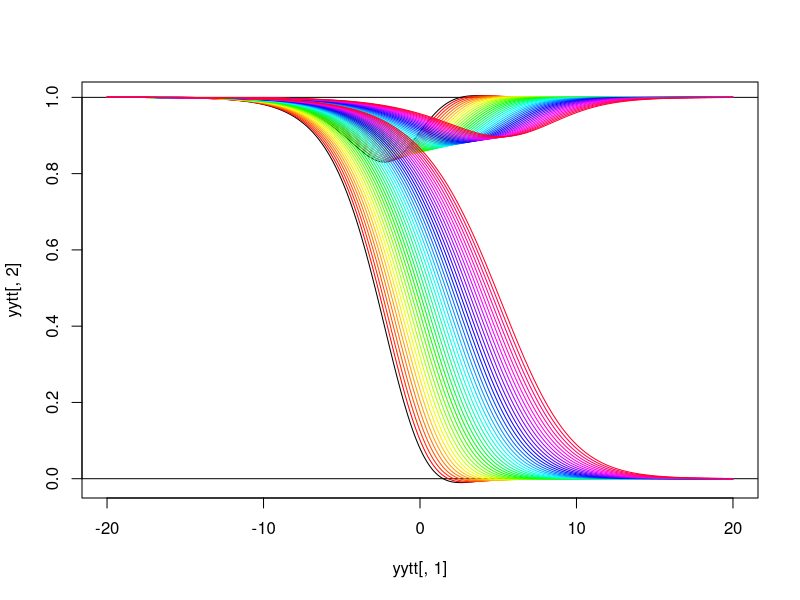
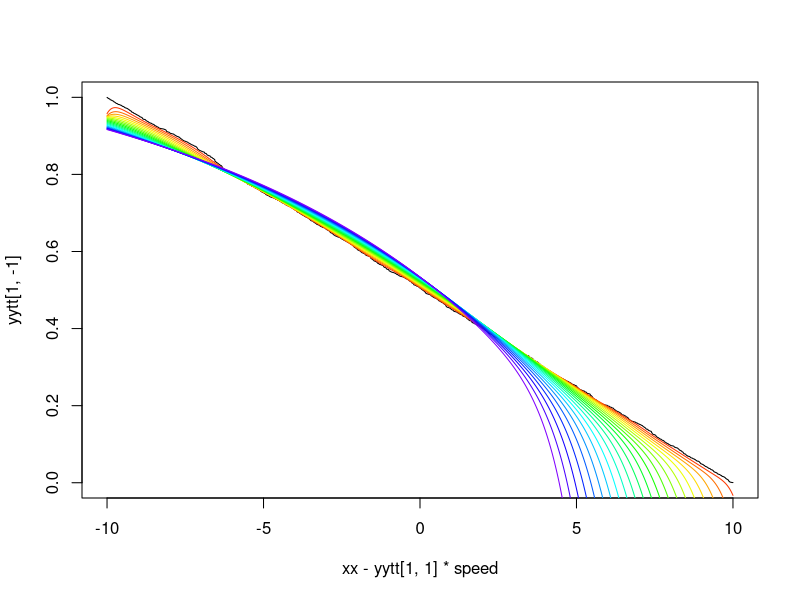

Source code (R) for these figures, in order: (Note: this script raises an error after producing the figures.)
require(deSolve)

stationaryPhi <- function (t,y,parms,...) {
    # solving the ODE for the stationary wave front
    #   -v f' = f'' + f(1-f)
    #   so here y = c(f,f')
    yp <- y[2]
    ypp <- - parms$v * y[2] - y[1]*(1-y[1])
    return( list( c(yp,ypp) ) )
}

# intital value is approximately (1+t*exp(t),(1+t)*exp(t)) for large negative t
#  yinit <- c(1+min(tt)*exp(min(tt)),100*(1+min(tt))*exp(min(tt)))
# or phi' \approx (1-phi)/v
tt <- (-2000:2000)/100
eps <- .0001
veps <- 0
yinit <- c(1-eps,-eps/sqrt(2))
yytt <- lsoda(y=yinit, times=tt, func=stationaryPhi, parms=list(v=sqrt(2)+veps) )   # dips below zero.  speed not great enough??
plot(yytt[,1], yytt[,2],type="l") 
lines(yytt[,1],yytt[,3]+1)
abline(h=c(0,1))
vepsvals <- (1:40)/40
vepscols <- rainbow(length(vepsvals))
miny <- rep(NA,length(vepsvals))
for (k in 1:length(vepsvals)) {
    yytt <- lsoda(y=yinit, times=tt, func=stationaryPhi, parms=list(v=sqrt(2)+vepsvals[k]) )
    miny[k] <- min(yytt[,2])
    lines(yytt[,1], yytt[,2],col=vepscols[k])
    lines(yytt[,1],yytt[,3]+1,col=vepscols[k])
}
veps <- min(vepsvals[miny>0]) # like 0.5 !?!

vEst <- sqrt(2)+veps
phiEst <- lsoda(y=yinit, times=tt, func=stationaryPhi, parms=list(v=vEst))

####
# try dynamic version

dynamicPhi <- function(t,y,parms,xx,dx) {
    # solving the PDE
    # and waiting for stationarity
    #   d/dt y = v y' + y'' + y (1-y)
    #  here y is the vector phi(xx)
    #  and yp is the vector phi'(xx)
    n <- length(xx)
    # dx <- diff(xx)  # length n-1
    dy <- diff(y)/dx  # length n-1
    # f'(x) approx ( (b/a+b) (f(x+a)-f(x))/a + (a/a+b) (f(x)-f(x-b))/b )
    yp <- c(dy[1], (dx[-1]*dy[-(n-1)]+dx[-(n-1)]*dy[-1])/(dx[-1]+dx[-(n-1)]) , dy[n-1])  # length n
    # and f''(x) approx 2 * ( (f(x+a)-f(x))/a - (f(x)-f(x-b))/b ) / (a+b)
    dyp <- diff(yp)/dx
    ypp <- c(dyp[1], (dx[-1]*dyp[-(n-1)]+dx[-(n-1)]*dyp[-1])/(dx[-1]+dx[-(n-1)]) , dyp[n-1])
    z <- parms$v * yp + ypp + y*(1-y)
    # if (any(abs(z)>10)) { browser() }
    return( list( z ) )
}

xx <- (-1000:1000)/100
dx <- diff(xx)
yinit <- (1-tanh(xx/2))/2
yinit <- sort(runif(length(xx)),decr=TRUE)
v <- 4
yytt <- ode.1D(yinit,(1:100)/20,dynamicPhi,parms=list(v=v),nspec=1,dimens=length(yinit),xx=xx, dx=dx, maxsteps=50000, atol=0 )

speed <- 0
plot( xx-yytt[1,1]*speed, yytt[1,-1], type="l" )
for (k in 2:(dim(yytt)[1]-1)) { lines(xx-yytt[k,1]*speed,yytt[k,-1],col=rainbow(dim(yytt)[1]+5)[k]) }


### useful for debugging
ggg <- function () {
   with( parent.frame(), {
     ylims <- range(c(y,yp,ypp)); plot(xx,y,ylim=ylims)
     points(xx,yp,col="red")
     points(xx,ypp,col="green")
   } )
}
trace(dynamicPhi,exit=ggg)


### PROBLEMS ABOVE. with boundary conditions?

logitPhi <- function(t,y,parms,xx,dx) {
    # solving the PDE
    # and waiting for stationarity
    #   d/dt y = v y' + y'' + y (1-y)
    #  here y is the vector phi(xx)
    #  and yp is the vector phi'(xx)
    ## Try putting through logit function:
    # if df/dt = v f' + f'' + f(1-f)
    # and y = log(f/(1-f))
    # then dy/dt = v y' + (y')^2 + (y'')/(1+e^{-y}) + 1
    n <- length(xx)
    # dx <- diff(xx)  # length n-1
    dy <- diff(y)/dx  # length n-1
    # f'(x) approx ( (b/a+b) (f(x+a)-f(x))/a + (a/a+b) (f(x)-f(x-b))/b )
    yp <- c(dy[1], (dx[-1]*dy[-(n-1)]+dx[-(n-1)]*dy[-1])/(dx[-1]+dx[-(n-1)]) , dy[n-1])  # length n
    # and f''(x) approx 2 * ( (f(x+a)-f(x))/a - (f(x)-f(x-b))/b ) / (a+b)
    dyp <- diff(yp)/dx
    ypp <- c(dyp[1], (dx[-1]*dyp[-(n-1)]+dx[-(n-1)]*dyp[-1])/(dx[-1]+dx[-(n-1)]) , dyp[n-1])
    z <- parms$v * yp + yp^2 + ypp/(1+exp(-y)) + 1
    # if (any(abs(z)>10)) { browser() }
    return( list( z ) )
}

logit <- function (x) { log(x/(1-x)) }
logist <- function (x) { 1 / (1 + exp(-x)) }

xx <- (-1000:1000)/100
dx <- diff(xx)
finit <- (1-tanh(xx/2))/2
# OR
finit <- sort(runif(length(xx)),decr=TRUE)
yinit <- logit(finit)
v <- 4
yytt <- ode.1D(yinit,(1:100)/20,dynamicPhi,parms=list(v=v),nspec=1,dimens=length(yinit),xx=xx, dx=dx, maxsteps=50000 )

speed <- 0
plot( xx-yytt[1,1]*speed, logist(yytt[1,-1]), type="l" )
for (k in 2:(dim(yytt)[1]-1)) { lines(xx-yytt[k,1]*speed, logist(yytt[k,-1]), col=rainbow(dim(yytt)[1]+5)[k]) }
